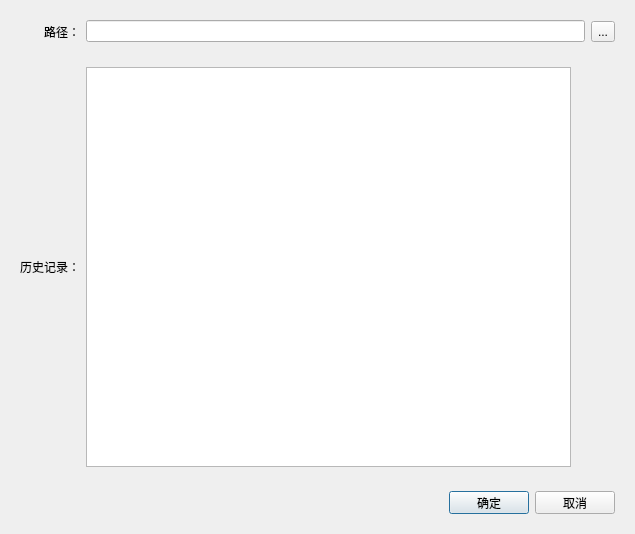
<?xml version="1.0" encoding="UTF-8"?>
<ui version="4.0">
 <class>FolderSelectDialog</class>
 <widget class="QDialog" name="FolderSelectDialog">
  <property name="geometry">
   <rect>
    <x>0</x>
    <y>0</y>
    <width>635</width>
    <height>534</height>
   </rect>
  </property>
  <property name="windowTitle">
   <string>选择文件夹</string>
  </property>
  <layout class="QVBoxLayout" name="verticalLayout">
   <item>
    <widget class="QWidget" name="widget_3" native="true">
     <property name="minimumSize">
      <size>
       <width>0</width>
       <height>41</height>
      </size>
     </property>
     <property name="maximumSize">
      <size>
       <width>16777215</width>
       <height>41</height>
      </size>
     </property>
     <layout class="QHBoxLayout" name="horizontalLayout">
      <item>
       <widget class="QLabel" name="label">
        <property name="minimumSize">
         <size>
          <width>60</width>
          <height>0</height>
         </size>
        </property>
        <property name="text">
         <string>路径：</string>
        </property>
        <property name="alignment">
         <set>Qt::AlignRight|Qt::AlignTrailing|Qt::AlignVCenter</set>
        </property>
       </widget>
      </item>
      <item>
       <widget class="QLineEdit" name="edtPath"/>
      </item>
      <item>
       <widget class="QToolButton" name="btnOpen">
        <property name="text">
         <string>...</string>
        </property>
       </widget>
      </item>
     </layout>
    </widget>
   </item>
   <item>
    <widget class="QWidget" name="widget_4" native="true">
     <layout class="QHBoxLayout" name="horizontalLayout_2">
      <property name="rightMargin">
       <number>53</number>
      </property>
      <item>
       <widget class="QLabel" name="label_2">
        <property name="minimumSize">
         <size>
          <width>60</width>
          <height>0</height>
         </size>
        </property>
        <property name="text">
         <string>历史记录：</string>
        </property>
        <property name="alignment">
         <set>Qt::AlignRight|Qt::AlignTrailing|Qt::AlignVCenter</set>
        </property>
       </widget>
      </item>
      <item>
       <widget class="QListWidget" name="lvData"/>
      </item>
     </layout>
    </widget>
   </item>
   <item>
    <widget class="QWidget" name="widget_2" native="true">
     <property name="minimumSize">
      <size>
       <width>0</width>
       <height>41</height>
      </size>
     </property>
     <property name="maximumSize">
      <size>
       <width>16777215</width>
       <height>41</height>
      </size>
     </property>
     <layout class="QHBoxLayout" name="horizontalLayout_3">
      <item>
       <spacer name="horizontalSpacer">
        <property name="orientation">
         <enum>Qt::Horizontal</enum>
        </property>
        <property name="sizeHint" stdset="0">
         <size>
          <width>424</width>
          <height>20</height>
         </size>
        </property>
       </spacer>
      </item>
      <item>
       <widget class="QPushButton" name="btnOk">
        <property name="text">
         <string>确定</string>
        </property>
       </widget>
      </item>
      <item>
       <widget class="QPushButton" name="btnCancel">
        <property name="text">
         <string>取消</string>
        </property>
       </widget>
      </item>
     </layout>
    </widget>
   </item>
  </layout>
 </widget>
 <resources/>
 <connections/>
</ui>
